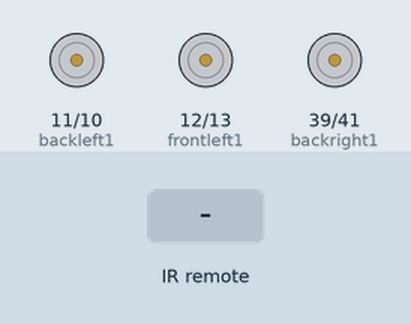
Recording of a sketch running on a simulated Arduino Mega 2560, built with avr-gcc and run on an emulated ATmega2560. On the bench: motor-driver pin pairs drawn as motors (green arrow = first pin HIGH = forward, orange = second pin HIGH = backward, longer = more drive). Inputs (shaded band) come from the test bench.

Above: at 1.2 s.
1.3 s: infrared code 0xFF629D received
At 2.3 s:
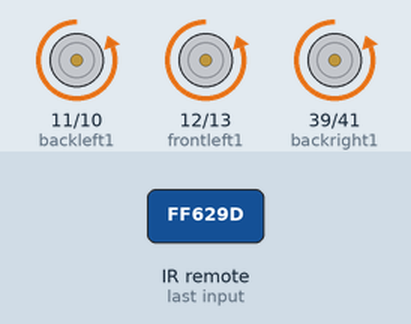
4.0 s: infrared code 0xFF22DD received
At 4.3 s:
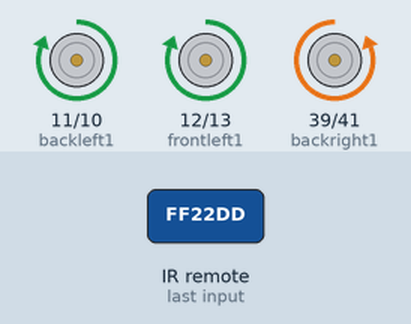
6.5 s: infrared code 0xFFC23D received
At 7.3 s:
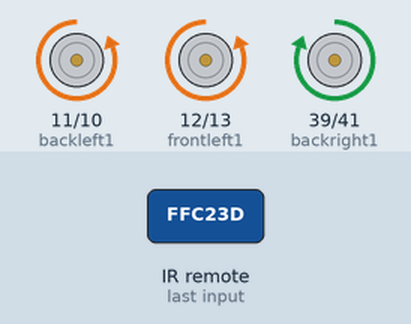
9.0 s: infrared code 0xFFA857 received
At 9.4 s:
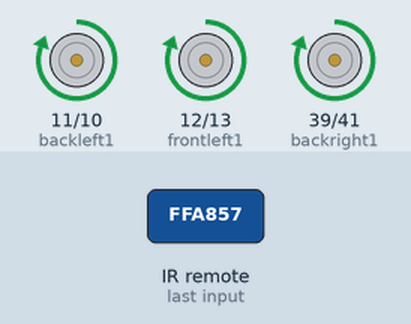
Timing chart, 0 to 12.0 s (numbered marks = the images above; inputs shaded):
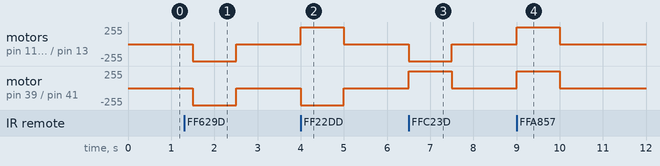

The sketch:

motor_cooler.ino
```cpp
#include "IRremote.h"

#define frontleft1 12
#define frontleft2 13
#define frontright1 43
#define frontright2 45
#define backleft1 11
#define backleft2 10
#define backright1 39
#define backright2 41

int receiver = A1; // Signal Pin of IR receiver to Arduino Digital Pin 11

IRrecv irrecv(receiver);     // create instance of 'irrecv'
decode_results results;      // create instance of 'decode_results'

void setup() {
  pinMode(frontleft1, OUTPUT);
  pinMode(frontleft2, OUTPUT);
  pinMode(frontright1, OUTPUT);
  pinMode(frontright2, OUTPUT);
  pinMode(backleft1, OUTPUT);
  pinMode(backleft2, OUTPUT);
  pinMode(backright1, OUTPUT);
  pinMode(backright2, OUTPUT);

  //pinMode(receiver, INPUT);

  Serial.begin(9600);
  //Serial.println("IR Receiver Button Decode");
  irrecv.enableIRIn(); // Start the receiver
}

void translateIR() // takes action based on IR code received

// describing Remote IR codes

{
  switch(results.value)
  {
  case 0xFFA25D:
  {
    //Serial.println("POWER");
    break;
  }
  case 0xFFE21D:
  {
    //Serial.println("FUNC/STOP");
    break;
  }
  case 0xFF629D:
  {
    //Serial.println("VOL+");
    moveForward(1000);
    break;
  }
  case 0xFF22DD:
  {
    //Serial.println("FAST BACK");
    turnLeft(1000);
    break;
  }
  case 0xFF02FD:
  {
    //Serial.println("PAUSE");
    moveForward(1000);
    break;
  }
  case 0xFFC23D:
  {
    //Serial.println("FAST FORWARD");
    turnRight(1000);
    break;
  }

  case 0xFFE01F:
  {
    //Serial.println("DOWN");
    turnLeft(1000);
    break;
  }
  case 0xFFA857:
  {
    //Serial.println("VOL-");
    moveBackward(1000);
    break;
  }
  case 0xFF906F:
  {
    //Serial.println("UP");
    turnRight(1000);
    break;
  }

  case 0xFF9867:
  {
    //Serial.println("EQ");
    moveBackward(1000);
    break;
  }
  case 0xFFB04F:
  {
    //Serial.println("ST/REPT");
    break;
  }
  case 0xFF6897:
  {
    //Serial.println("0");
    break;
  }
  case 0xFF30CF:
  {
    //Serial.println("1");
    break;
  }
  case 0xFF18E7:
  {
    //Serial.println("2");
    moveForward(500);
    break;
  }
  case 0xFF7A85:
  {
    //Serial.println("3");
    break;
  }
  case 0xFF10EF:
  {
    //Serial.println("4");
    turnLeft(500);
    break;
  }

  case 0xFF38C7:
  {
    //Serial.println("5");
    break;
  }
  case 0xFF5AA5:
  {
    //Serial.println("6");
    turnRight(500);
    break;
  }
  case 0xFF42BD:
  {
    //Serial.println("7");
    break;
  }
  case 0xFF4AB5:
  {
    //Serial.println("8");
    moveBackward(500);
    break;
  }
  case 0xFF52AD:
  {
    //Serial.println("9");
    break;
  }
  case 0xFFFFFFFF:
  {
    //Serial.println(" REPEAT");
    break;
  }

  default:
  {
    break;
  }


  }// End Case

  //delay(500); // Do not get immediate repeat


} //END translateIR

void turnWheels(int fl1, int fl2, int fr1, int fr2, int bl1, int bl2, int br1, int br2)
{
  digitalWrite(frontleft1, fl1);
  digitalWrite(frontleft2, fl2);

  digitalWrite(frontright1, fr1);
  digitalWrite(frontright2, fr2);

  digitalWrite(backleft1, bl1);
  digitalWrite(backleft2, bl2);

  digitalWrite(backright1, br1);
  digitalWrite(backright2, br2);
}

void stopWheels()
{
  turnWheels(0, 0, 0, 0, 0, 0, 0, 0);
  delay(300);
}

void moveForward(int timeMoving)
{
  turnWheels(0, 1, 0, 1, 0, 1, 0, 1);
  delay(timeMoving);
}

void moveBackward(int timeMoving)
{
  turnWheels(1, 0, 1, 0, 1, 0, 1, 0);
  delay(timeMoving);
}

void turnRight(int timeMoving)
{
  turnWheels(0, 1, 1, 0, 0, 1, 1, 0);
  delay(timeMoving);
}

void turnLeft(int timeMoving)
{
  turnWheels(1, 0, 0, 1, 1, 0, 0, 1);
  delay(timeMoving);
}

void loop() {

    if (irrecv.decode(&results)) // have we received an IR signal?
    {
      translateIR();
      irrecv.resume(); // receive the next value
    }
    else
    {
      stopWheels();
    }

}
```

Measured:
- after the input at 1.3 s, motor on pin 11 (backleft1) / pin 10 (backleft2), motor on pin 12 (frontleft1) / pin 13 (frontleft2), motor on pin 39 (backright1) / pin 41 (backright2): stopped → backward 255/255 after 0.20 s, → stopped 1.0 s later
- after the input at 4.0 s, motor on pin 11 (backleft1) / pin 10 (backleft2), motor on pin 12 (frontleft1) / pin 13 (frontleft2): stopped → forward 255/255 at once, → stopped 1.0 s later; motor on pin 39 (backright1) / pin 41 (backright2): stopped → backward 255/255 at once, → stopped 1.0 s later
- after the input at 6.5 s, motor on pin 11 (backleft1) / pin 10 (backleft2), motor on pin 12 (frontleft1) / pin 13 (frontleft2): stopped → backward 255/255 at once, → stopped 1.0 s later; motor on pin 39 (backright1) / pin 41 (backright2): stopped → forward 255/255 at once, → stopped 1.0 s later
- after the input at 9.0 s, motor on pin 11 (backleft1) / pin 10 (backleft2), motor on pin 12 (frontleft1) / pin 13 (frontleft2), motor on pin 39 (backright1) / pin 41 (backright2): stopped → forward 255/255 at once, → stopped 1.0 s later
